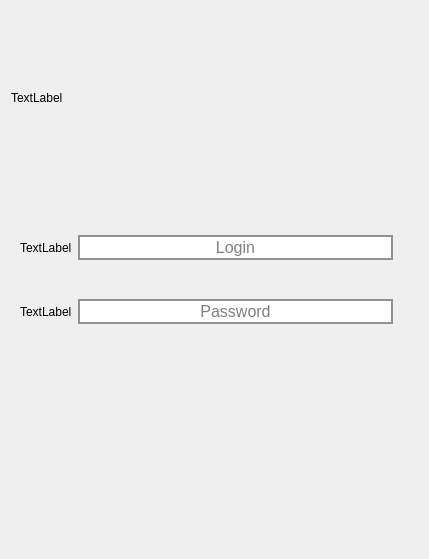
<?xml version="1.0" encoding="UTF-8"?>
<ui version="4.0">
 <class>AuthenticationForm</class>
 <widget class="QWidget" name="AuthenticationForm">
  <property name="geometry">
   <rect>
    <x>0</x>
    <y>0</y>
    <width>429</width>
    <height>559</height>
   </rect>
  </property>
  <property name="windowTitle">
   <string>Form</string>
  </property>
  <property name="styleSheet">
   <string notr="true"/>
  </property>
  <layout class="QVBoxLayout" name="verticalLayout">
   <property name="leftMargin">
    <number>0</number>
   </property>
   <property name="topMargin">
    <number>0</number>
   </property>
   <property name="rightMargin">
    <number>0</number>
   </property>
   <property name="bottomMargin">
    <number>0</number>
   </property>
   <item>
    <widget class="QFrame" name="main_frame">
     <property name="styleSheet">
      <string notr="true">QFrame#main_frame{ background-color: rgba(0, 0, 0, 0);} </string>
     </property>
     <property name="frameShape">
      <enum>QFrame::StyledPanel</enum>
     </property>
     <property name="frameShadow">
      <enum>QFrame::Raised</enum>
     </property>
     <layout class="QVBoxLayout" name="verticalLayout_2">
      <item>
       <widget class="QFrame" name="logo_frame">
        <property name="styleSheet">
         <string notr="true"> background-color:rgba(0, 0, 0, 0);</string>
        </property>
        <property name="frameShape">
         <enum>QFrame::StyledPanel</enum>
        </property>
        <property name="frameShadow">
         <enum>QFrame::Raised</enum>
        </property>
        <layout class="QVBoxLayout" name="verticalLayout_3">
         <property name="spacing">
          <number>0</number>
         </property>
         <property name="leftMargin">
          <number>0</number>
         </property>
         <property name="topMargin">
          <number>0</number>
         </property>
         <property name="rightMargin">
          <number>0</number>
         </property>
         <property name="bottomMargin">
          <number>0</number>
         </property>
         <item>
          <widget class="QLabel" name="logo_label">
           <property name="sizePolicy">
            <sizepolicy hsizetype="Preferred" vsizetype="Preferred">
             <horstretch>0</horstretch>
             <verstretch>0</verstretch>
            </sizepolicy>
           </property>
           <property name="styleSheet">
            <string notr="true"/>
           </property>
           <property name="text">
            <string>TextLabel</string>
           </property>
          </widget>
         </item>
        </layout>
       </widget>
      </item>
      <item>
       <widget class="QFrame" name="auth_form_frame">
        <property name="styleSheet">
         <string notr="true">QFrame#auth_form_frame { background-color:rgba(0, 0, 0, 0); }</string>
        </property>
        <property name="frameShape">
         <enum>QFrame::StyledPanel</enum>
        </property>
        <property name="frameShadow">
         <enum>QFrame::Raised</enum>
        </property>
        <layout class="QGridLayout" name="gridLayout">
         <property name="rightMargin">
          <number>25</number>
         </property>
         <item row="0" column="1">
          <widget class="QLineEdit" name="login_lineEdit">
           <property name="enabled">
            <bool>true</bool>
           </property>
           <property name="sizePolicy">
            <sizepolicy hsizetype="Expanding" vsizetype="Maximum">
             <horstretch>0</horstretch>
             <verstretch>0</verstretch>
            </sizepolicy>
           </property>
           <property name="font">
            <font>
             <pointsize>12</pointsize>
            </font>
           </property>
           <property name="styleSheet">
            <string notr="true">color:black; background-color: white; border-radius:15px; border: 2px solid rgb(145, 145,145);</string>
           </property>
           <property name="alignment">
            <set>Qt::AlignCenter</set>
           </property>
           <property name="placeholderText">
            <string>Login</string>
           </property>
          </widget>
         </item>
         <item row="1" column="1">
          <widget class="QLineEdit" name="password_lineEdit">
           <property name="enabled">
            <bool>true</bool>
           </property>
           <property name="sizePolicy">
            <sizepolicy hsizetype="Expanding" vsizetype="Maximum">
             <horstretch>0</horstretch>
             <verstretch>0</verstretch>
            </sizepolicy>
           </property>
           <property name="baseSize">
            <size>
             <width>0</width>
             <height>0</height>
            </size>
           </property>
           <property name="font">
            <font>
             <pointsize>12</pointsize>
            </font>
           </property>
           <property name="styleSheet">
            <string notr="true">color:black; background-color: white; border-radius:15px; border: 2px solid rgb(145, 145,145);</string>
           </property>
           <property name="echoMode">
            <enum>QLineEdit::Password</enum>
           </property>
           <property name="alignment">
            <set>Qt::AlignCenter</set>
           </property>
           <property name="placeholderText">
            <string>Password</string>
           </property>
          </widget>
         </item>
         <item row="0" column="0">
          <widget class="QLabel" name="login_label">
           <property name="text">
            <string>TextLabel</string>
           </property>
          </widget>
         </item>
         <item row="1" column="0">
          <widget class="QLabel" name="password_label">
           <property name="text">
            <string>TextLabel</string>
           </property>
          </widget>
         </item>
        </layout>
       </widget>
      </item>
      <item>
       <widget class="QFrame" name="login_button_frame">
        <property name="styleSheet">
         <string notr="true">QFrame#login_button_frame { background-color:rgba(0, 0, 0, 0); }</string>
        </property>
        <property name="frameShape">
         <enum>QFrame::StyledPanel</enum>
        </property>
        <property name="frameShadow">
         <enum>QFrame::Raised</enum>
        </property>
        <layout class="QHBoxLayout" name="login_button_frame_horizontalLayout">
         <property name="topMargin">
          <number>0</number>
         </property>
         <property name="bottomMargin">
          <number>80</number>
         </property>
        </layout>
       </widget>
      </item>
     </layout>
    </widget>
   </item>
  </layout>
 </widget>
 <resources/>
 <connections/>
</ui>
